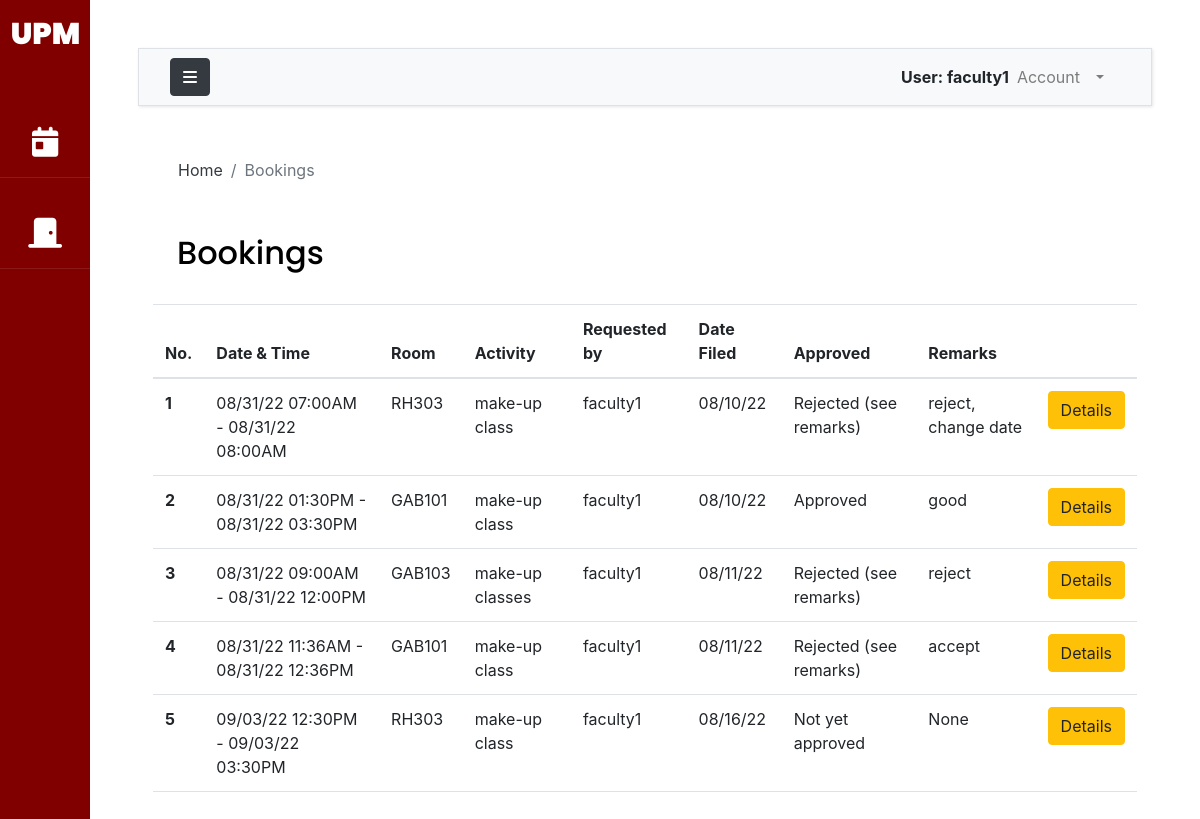
The page /booking/ (signed in) on the database as committed earlier.
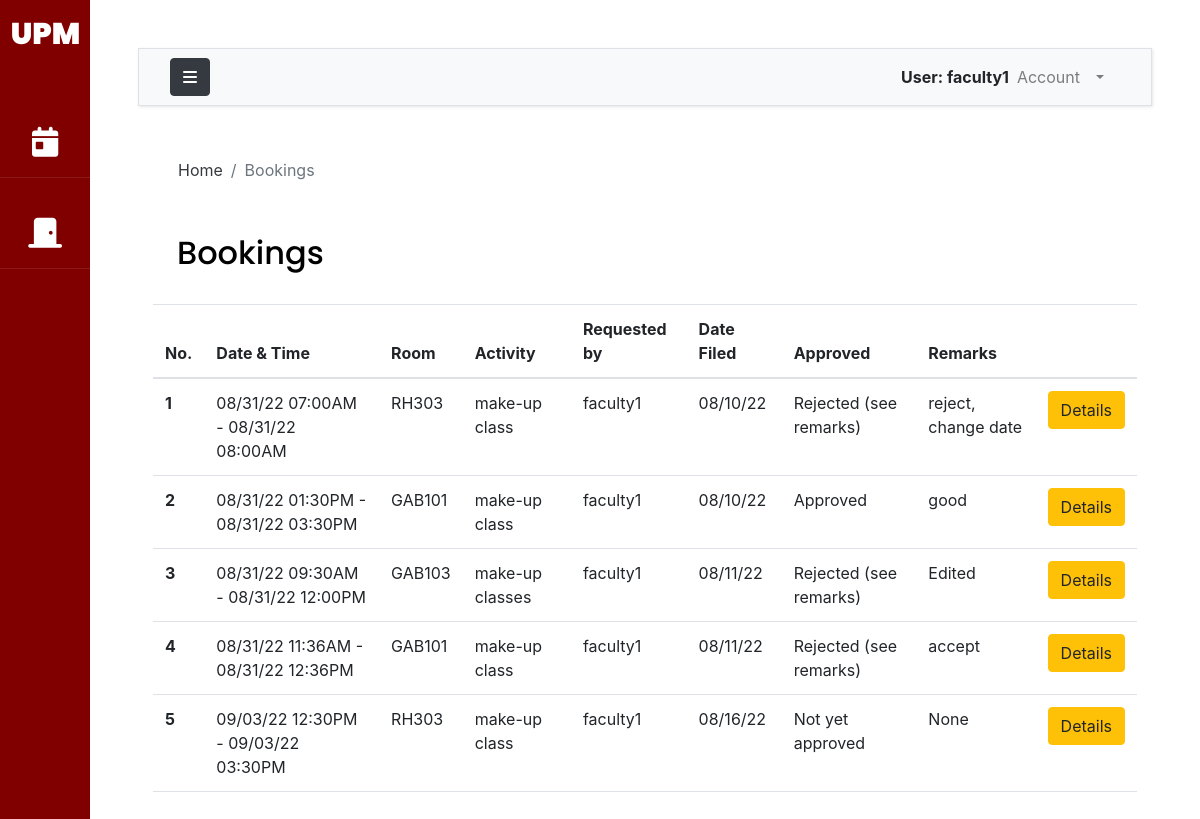
The same page on the database as committed later.
### accounts/models.py (models this page shows, shortened)
class AuthUser(AbstractUser):
    FACULTY = 1
    STAFF = 2
    OCS = 3
    ADPD = 4
    AO = 5
    USER_TYPE_CHOICES = (
        (FACULTY, 'Faculty'),
        (STAFF, 'Staff'),
        (OCS, 'OCS'),
        (ADPD, 'ADPD'),
        (AO,'AO')
    )
    first_name = models.CharField(max_length=200)
    last_name = models.CharField(max_length=200)
    email = models.EmailField(unique=True, validators=[
        EmailValidator(allowlist=['up.edu.ph'])
    ])
    college = models.ForeignKey("UPM.College",on_delete=models.CASCADE,null=True,blank=True)
    department = models.ForeignKey("UPM.Department",on_delete=models.CASCADE,null=True,blank=True)
    user_type = models.PositiveSmallIntegerField(choices=USER_TYPE_CHOICES,null=True)
    def __str__(self):
        return self.username

### bookingapp/models.py (models this page shows, shortened)
class Booking(models.Model):
    room = models.ForeignKey(Room,on_delete=models.CASCADE,null=True)
    faculty =  models.ForeignKey(Faculty,on_delete=models.CASCADE,null=True,blank = True)
    approver =  models.ForeignKey(ADPD,on_delete=models.CASCADE,null=True,blank=True)
    booker = models.ForeignKey(AuthUser,on_delete=models.CASCADE,null=True,blank=True)
    dept_or_office = models.CharField(max_length=300,null=True,blank=True)
    organization = models.CharField(max_length=300,null=True,blank=True)
    subject = models.CharField(max_length=300, null=True,blank=True)
    activity = models.CharField(max_length=300,null=True)
    isApproved = models.BooleanField(null=True, blank = True)
    isEdited = models.BooleanField(null=True, blank = True)
    date_approved = models.DateField(null=True,blank=True)
    date_created = models.DateTimeField(auto_now_add=True,blank=True)
    start_time = models.DateTimeField(null=True)
    end_time = models.DateTimeField(null=True)
    numofstudents = models.IntegerField(null=True)
    equipment = models.TextField(null=True, blank=True)
    remarks = models.TextField(null=True, blank=True)

### UPM/models.py (models this page shows, shortened)
class Room(models.Model):
    TYPES = (
        (1,"Room"),
        (2,"Theatre"),
    )
    name = models.CharField(max_length=300,null=True, unique=True)
    slug = models.SlugField(null=True)
    room_type =models.PositiveSmallIntegerField(choices=TYPES,null=True)
    college = models.ForeignKey(College,on_delete=models.CASCADE,null=True)
    building = models.ForeignKey(Building, on_delete=models.CASCADE, null=True)
    capacity = models.IntegerField()
    def __str__(self):
        return self.name

### bookingapp/views.py (the view)
# urls.py: path('', views.viewBookings, name='viewBookings'),
@login_required(login_url='loginPage')
def viewBookings(request):
    if request.user.user_type == 1 or request.user.user_type == 2:
        bookings = Booking.objects.filter(booker=request.user)
    elif request.user.user_type == None:
        bookings = Booking.objects.all()
    else:
        college = request.user.college
        print(college)
        bookings = Booking.objects.filter(room__college=college)
    context={'bookings':bookings}
    return render(request, 'booking/booking.html',context)

### templates/booking/booking.html (shortened to what this page needs)
{% extends 'base.html' %}
{% load static %}
{% load crispy_forms_tags %}
{% block breadcrumb %}
<nav aria-label="breadcrumb">
  <ol class="breadcrumb mt-3 ms-4 bg-body">
    <li class="breadcrumb-item"><a href="{% url 'indexPage' %}" class="text-dark">Home</a></li>
    <li class="breadcrumb-item active" aria-current="page">Bookings</li>
  </ol>
</nav>
{% endblock breadcrumb %}
{% block content %}
<div class = "container-fluid">
    <h2 class="py-4 px-4">Bookings</h2>
    <table class="table">
        <thead>
          <tr>
            <th scope="col">No.</th>
            <th scope="col">Date & Time</th>
            <th scope="col">Room</th>
            <th scope="col">Activity</th>
            <th scope="col">Requested by</th>
            <th scope="col">Date Filed</th>
            <th scope="col">Approved</th>
            <th scope="col">Remarks</th>
            <th scope="col"></th>
          </tr>
        </thead>
        <tbody>
          {% for booking in bookings %}
          <tr>
            <th scope="row">{{forloop.counter}}</th>
            <td>{{booking.start_time|date:"m/d/y h:iA"}} - {{booking.end_time|date:"m/d/y h:iA"}}</td>
            <td>{{booking.room}}</td>
            <td>{{booking.activity}}</td>
            <td>{{booking.booker}}</td>
            <td>{{booking.date_created|date:"m/d/y"}}</td>
            {% if booking.isApproved == True %}
                <td>Approved</td>
            {% elif booking.isApproved == False %}
                <td>Rejected (see remarks)</td>
            {% else %}
                <td>Not yet approved</td>
            {% endif %}
            <td>{{booking.remarks}}</td>
            <td><a class='btn btn-warning ' href="{% url 'bookingDetails' booking.id%}"> Details</a></td>
          </tr>
          {% endfor %}
        </tbody>
      </table>
</div>
{% endblock content %}

### templates/base.html (shortened to what this page needs)
{% load static %}
{% load crispy_forms_tags %}
<!DOCTYPE html>
<html lang="en">
    <head>
        {% include 'css_modules.html' %}
    </head>
    <body>
        <div class="wrapper d-flex align-items-stretch">
            <nav id="sidebar" class="active">
                <h1><a href="{% url 'indexPage' %}" class="logo mt-2 pt-2">UPM</a></h1>
                <ul class="list-unstyled components mb-5">
                    <li>
                        <a href="{% url 'viewBookings' %}"><i class="fa-solid fa-calendar-day"></i> <span class="link_label ms-1"> Bookings</span></a>
                    </li>
                    {% if request.user.user_type == none %}
                    <li>
                        <a data-bs-toggle="collapse" href="#collapseOptions" role="button" aria-expanded="false" aria-controls="collapseOptions" id="clps"><i class="fa fa-cogs"></i> <span class="link_label">Administrator</span></a>
                        <div class="collapse" id="collapseOptions">
                            <a class='sub ms-4' href="{% url 'manageUsers' %}"><i class="sub fa fa-user"></i><span class="link_label ms-2">Manage Users</span></a>
                            <a class='sub ms-4' href="{% url 'manageCollege' %}"><i class="sub fa-solid fa-school"></i></i><span class="link_label">Manage Colleges</span></a>
                            <a class='sub ms-4' href="{% url 'manageRooms' %}"><i class="sub fa-solid fa-door-closed"></i><span class="link_label ms-1">Manage Rooms</span></a>
                            <a class='sub ms-4' href="{% url 'manageTerm' %}"><i class="sub fa fa-calendar"></i><span class="link_label ms-2">Manage Terms</span></a>
                        <div>
                    </li>
                    {% else %}
                        {% if request.user.user_type != none %}
                        <li>
                            <a href="{% url 'roomView' %}"><i class="fa-solid fa-door-closed"></i> <span class="link_label">View Rooms</span></a>
                        </li>
                       {% endif %}
                    {% endif %}
                </ul>
            </nav>
            <div id="content" class="p-4 p-md-5 bg-body">
                <nav class="navbar navbar-expand-lg navbar-light bg-light border">
                    <div class="container-fluid">
                        <button type="button" id="sidebarCollapse" class="btn btn-dark">
                            <i class="fa fa-bars"></i>
                        </button>
                        <div class="collapse navbar-collapse" id="navbarSupportedContent">
                            <ul class="nav navbar-nav ml-auto">
                                <span class="fw-bolder mt-2">User: {{request.user}}</span>
                                <li class="nav-item dropdown me-3 pe-3">
                                    <a class="nav-link dropdown-toggle" href="#" id="navbarDropdown" role="button" data-bs-toggle="dropdown" aria-expanded="false">
                                      Account
                                    </a>
                                </li>
                            </ul>
                        </div>
                    </div>
                </nav>
                <main>
                    <div class="app-title">
                        {% block breadcrumb %}
                        {% endblock breadcrumb %}
                    </div>
                    {% block content %}
                    {% endblock content %}
                </main>
            </div>
		</div>
    </body>
</html>

### templates/css_modules.html (shortened to what this page needs)
{% load static %}
<link href="https://cdn.jsdelivr.net/npm/bootstrap@5.1.3/dist/css/bootstrap.min.css" rel="stylesheet">
<link rel="stylesheet" href="{% static 'css/style.css'%}?{% now 'U' %}">
<link rel="stylesheet" href="{% static 'css/bootstrap.min.css'%}?{% now 'U' %}">
<link rel="stylesheet" href="https://cdn.jsdelivr.net/npm/@fortawesome/fontawesome-free@6.1.1/css/fontawesome.min.css">

### templates/script_modules.html (shortened to what this page needs)
{% load static %}

Rows that differ between the two databases and show on the page:
changed Booking "08/31/22 12:00PM": start_time "08/31/22 09:00AM" → "08/31/22 09:30AM"; remarks "reject" → "Edited"
